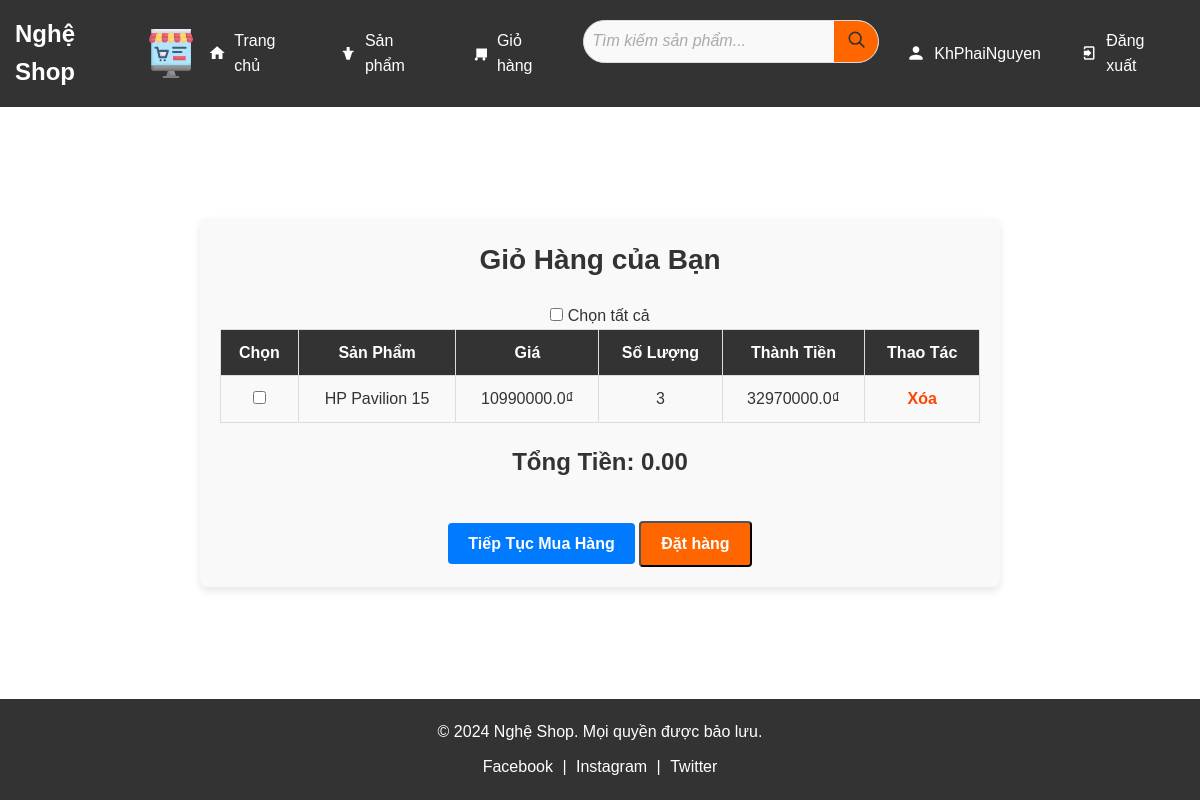
Page /cart (signed in) on the earlier database version.
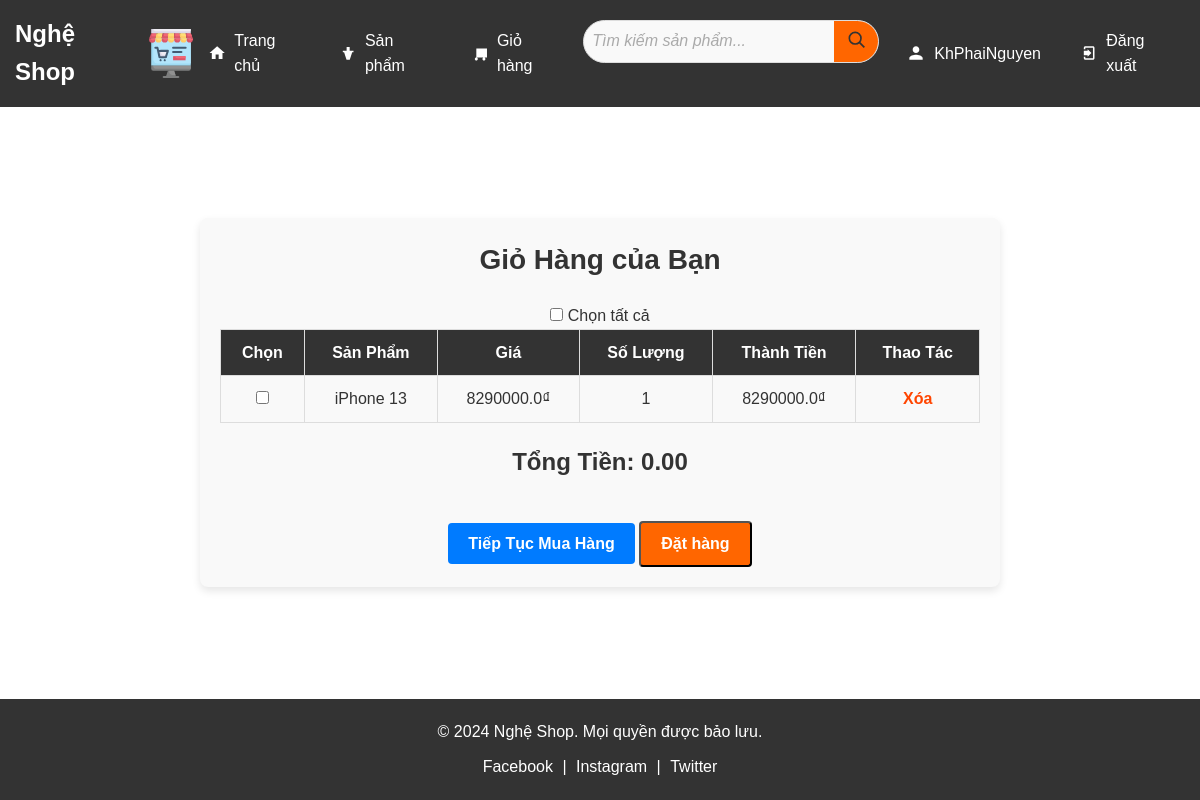
Same page on the later database version.
### models.py (models this page shows, shortened)
class User(UserMixin, db.Model):
    __tablename__ = 'Users'
    userID = db.Column(db.Integer, primary_key=True)
    username = db.Column(db.String(120), unique=True, nullable=False)
    password = db.Column(db.String(150), nullable=False)
    fullname = db.Column(db.String(150), nullable=False)
    email = db.Column(db.String(150), unique=True, nullable=False)
    createdAt = db.Column(db.DateTime, nullable=False, default=datetime.utcnow)

class CartItem(db.Model):
    __tablename__ = 'cart_item'
    id = db.Column(db.Integer, primary_key=True)
    cartID = db.Column(db.Integer, db.ForeignKey('cart.id'), nullable=False)
    productID = db.Column(db.Integer, db.ForeignKey('Products.productID'), nullable=False)
    quantity = db.Column(db.Integer, nullable=False)
    product = db.relationship('Product', backref='cart_items')
    cart = db.relationship('Cart', backref='items', lazy=True)  # Thêm mối quan hệ này

class Product(db.Model):
    __tablename__ = 'Products'  # Đặt tên bảng
    productID = db.Column(db.Integer, primary_key=True)
    name = db.Column(db.String(100), nullable=False)
    image = db.Column(db.String(200), nullable=False)
    price = db.Column(db.Float, nullable=False)
    productionInfo = db.Column(db.String(200), nullable=False)
    brand = db.Column(db.String(100), nullable=False)
    category = db.Column(db.String(100), nullable=False)
    specifications = db.relationship('ProductSpecification', backref='product', lazy=True)

### app.py (the view)
@app.route('/cart')
@login_required
def cart():
    cart = Cart.query.filter_by(userID=current_user.userID).first()
    items = CartItem.query.filter_by(cartID=cart.id).all() if cart else []
    total = sum(item.product.price * item.quantity for item in items)
    return render_template('cart.html', items=items, total=total)

### app.py (called while the page is built)
@login_manager.user_loader
def load_user(user_id):
    return User.query.get(int(user_id))

### templates/cart.html (shortened to what this page needs)
{% extends "base.html" %}
{% block content %}
<section class="cart-section">
    <h1>Giỏ Hàng của Bạn</h1>
    <form action="{{ url_for('checkout') }}" method="POST">
        <div class="select-all">
            <input type="checkbox" id="select-all" onclick="toggleSelectAll(this)">
            <label for="select-all">Chọn tất cả</label>
        </div>
        <table class="cart-table">
            <thead>
                <tr>
                    <th>Chọn</th>
                    <th>Sản Phẩm</th>
                    <th>Giá</th>
                    <th>Số Lượng</th>
                    <th>Thành Tiền</th>
                    <th>Thao Tác</th>
                </tr>
            </thead>
            <tbody>
                {% for item in items %}
                <tr>
                    <td><input type="checkbox" name="selected_items" value="{{ item.id }}" class="product-checkbox"></td>
                    <td>{{ item.product.name }}</td>
                    <td>{{ item.product.price }}₫</td>
                    <td>{{ item.quantity }}</td>
                    <td>{{ item.product.price * item.quantity }}₫</td>
                    <td><a href="{{ url_for('remove_from_cart', item_id=item.id) }}" class="remove-button">Xóa</a></td>
                </tr>
                {% else %}
                <tr>
                    <td colspan="6" class="empty-cart">Giỏ hàng của bạn đang trống.</td>
                </tr>
                {% endfor %}
            </tbody>
        </table>
        <div class="cart-total">
            <h2>Tổng Tiền: <span id="total-price">0.00</span></h2>
        </div>
        <div class="cart-actions">
            <a href="{{ url_for('products') }}" class="continue-shopping">Tiếp Tục Mua Hàng</a>
            <button type="submit" class="checkout-button">Đặt hàng</button>
        </div>
    </form>
</section>
{% endblock %}

### templates/base.html (shortened to what this page needs)
<!DOCTYPE html>
<html lang="vi">
<head>
    <link rel="stylesheet" href="{{ url_for('static', filename='style.css') }}">
</head>
<body>
    <header>
        <div class="logo">Nghệ Shop
            <img src="{{ url_for('static', filename='logo.svg') }}" alt="Nghệ Shop Logo" width="300" height="50">
        </div>
        <nav>
            <ul>
                <li>
                    <a href="{{ url_for('home') }}">
                        <svg xmlns="http://www.w3.org/2000/svg" viewBox="0 0 24 24" width="20" height="20">
                            <path d="M10 20v-6h4v6h5v-8h3L12 3 2 12h3v8z" fill="#ffffff"/>
                        </svg>
                        Trang chủ
                    </a>
                </li>
                <li>
                    <a href="{{ url_for('products') }}">
                        <svg xmlns="http://www.w3.org/2000/svg" viewBox="0 0 24 24" width="20" height="20">
                            <path d="M10 9V4h4v5h5v2h-1.68L14.12 21h-4.24L6.68 11H5V9h5z" fill="#ffffff"/>
                        </svg>
                        Sản phẩm
                    </a>
                </li>
                <li>
                    <a href="{{ url_for('cart') }}">
                        <svg xmlns="http://www.w3.org/2000/svg" viewBox="0 0 24 24" width="20" height="20">
                            <path d="M7 18c-1.1 0-2 .9-2 2s.9 2 2 2 2-.9 2-2-.9-2-2-2zm10 0c-1.1 0-2 .9-2 2s.9 2 2 2 2-.9 2-2-.9-2-2-2zM7 6h14v12H7z" fill="#ffffff"/>
                        </svg>
                        Giỏ hàng
                    </a>
                </li>
                <li class="search-bar">
                    <form action="{{ url_for('search') }}" method="GET">
                        <input type="text" name="query" placeholder="Tìm kiếm sản phẩm..." required>
                        <button type="submit">
                            <svg width="20" height="20" viewBox="0 0 24 24" xmlns="http://www.w3.org/2000/svg">
                                <circle cx="11" cy="11" r="7" stroke="#333" stroke-width="2" fill="none"/>
                                <line x1="16" y1="16" x2="22" y2="22" stroke="#333" stroke-width="2"/>
                            </svg>
                        </button>
                    </form>
                </li>
                {% if current_user.is_authenticated %}
                    <li>
                        <a href="{{ url_for('account') }}">
                            <svg xmlns="http://www.w3.org/2000/svg" viewBox="0 0 24 24" width="20" height="20">
                                <path d="M12 12c2.21 0 4-1.79 4-4s-1.79-4-4-4-4 1.79-4 4 1.79 4 4 4zm0 2c-2.67 0-8 1.34-8 4v2h16v-2c0-2.66-5.33-4-8-4z" fill="#ffffff"/>
                            </svg>
                            {{ current_user.username }}
                        </a>
                    </li>
                    <li>
                        <a href="{{ url_for('auth.logout') }}">
                            <svg xmlns="http://www.w3.org/2000/svg" viewBox="0 0 24 24" width="20" height="20">
                                <path d="M10 17v-2H5V9h5V7l5 5-5 5zM17 3H7c-1.1 0-2 .9-2 2v2h2V5h10v14H7v-2H5v2c0 1.1.9 2 2 2h10c1.1 0 2-.9 2-2V5c0-1.1-.9-2-2-2z" fill="#ffffff"/>
                            </svg>
                            Đăng xuất
                        </a>
                    </li>
                {% endif %}
            </ul>
        </nav>
    </header>
    <main>
        {% block content %}{% endblock %}
    </main>
    <footer>
        <p>&copy; 2024 Nghệ Shop. Mọi quyền được bảo lưu.</p>
        <div class="social-links">
            <a href="#">Facebook</a> | <a href="#">Instagram</a> | <a href="#">Twitter</a>
        </div>
    </footer>
</body>
</html>

### static/style.css (style rules this page uses)
* { margin: 0; padding: 0; box-sizing: border-box; }
body { font-family: Arial, sans-serif; color: #333; line-height: 1.6; display: flex; flex-direction: column; min-height: 100vh; }
header { background-color: #333; color: #fff; padding: 15px; display: flex; justify-content: space-between; align-items: center; }
header .logo { font-size: 24px; font-weight: bold; }
header nav { display: flex; gap: 15px; }
header nav li { list-style-type: none; }
header nav a { color: #fff; text-decoration: none; padding: 8px 12px; }
header .search-bar input[type="text"] { padding: 8px; border: none; border-radius: 4px 0 0 4px; }
header .search-bar button { padding: 8px 12px; border: none; background-color: #ff6600; color: white; border-radius: 0 4px 4px 0; cursor: pointer; transition: background 0.3s; }
nav ul { display: flex; list-style: none; gap: 15px; }
nav ul li { display: flex; align-items: center; }
nav ul li a { display: flex; align-items: center; color: #fff; text-decoration: none; gap: 8px; }
footer { background-color: #333; color: #fff; padding: 20px; text-align: center; }
footer p { margin-bottom: 10px; }
footer .social-links a { color: #fff; text-decoration: none; margin: 0 5px; transition: color 0.3s; }
main { flex: 1; display: flex; justify-content: center; align-items: center; padding: 20px; }
footer { background-color: #333; color: #fff; padding: 20px; text-align: center; width: 100%; margin-top: auto; }
.cart-section { width: 100%; max-width: 800px; margin: 20px auto; padding: 20px; background-color: #f9f9f9; border-radius: 8px; box-shadow: 0 4px 8px rgba(0, 0, 0, 0.1); text-align: center; }
.cart-section h1 { font-size: 28px; color: #333; margin-bottom: 20px; }
.cart-table { width: 100%; border-collapse: collapse; margin-bottom: 20px; }
.cart-table th, .cart-table td { padding: 10px; border: 1px solid #ddd; text-align: center; }
.cart-table th { background-color: #333; color: #fff; }
.cart-table td { font-size: 16px; }
.remove-button { color: #ff4500; text-decoration: none; font-weight: bold; transition: color 0.3s; }
.cart-total h2 { font-size: 24px; color: #333; margin-top: 20px; }
.cart-actions { align-items: center; gap: 10px; margin-top: 20px; }
.continue-shopping { padding: 12px 20px; color: white; background-color: #007bff; border-radius: 4px; text-decoration: none; font-size: 16px; font-weight: bold; text-align: center; transition: background 0.3s; }
.checkout-button { padding: 12px 20px; color: white; background-color: #ff6600; border-radius: 4px; text-decoration: none; font-size: 16px; font-weight: bold; text-align: center; transition: background 0.3s; }
.checkout-button { text-align: center; margin-top: 20px; }
.logo { display: flex; align-items: center; }
.logo img { width: 50px; height: auto; margin-left: 10px }
.search-bar { position: relative; display: inline-block; }
.search-bar form { display: flex; align-items: center; border: 1px solid #ddd; border-radius: 25px; overflow: hidden; background-color: #f9f9f9; transition: box-shadow 0.3s; }
.search-bar input[type="text"] { padding: 10px 15px; font-size: 16px; border: none; outline: none; width: 250px; background-color: transparent; color: #333; }
.search-bar input[type="text"]::placeholder { color: #aaa; font-style: italic; }
.search-bar button { padding: 0 15px; background-color: #007bff; color: #fff; border: none; cursor: pointer; font-size: 18px; transition: background-color 0.3s; }

Differences in the rows shown:
changed CartItem: product.name "HP Pavilion 15" → "iPhone 13"; product.price "10990000.0" → "8290000.0"; quantity "3" → "1"; item.product.price*item.quantity "32970000.0" → "8290000.0"
